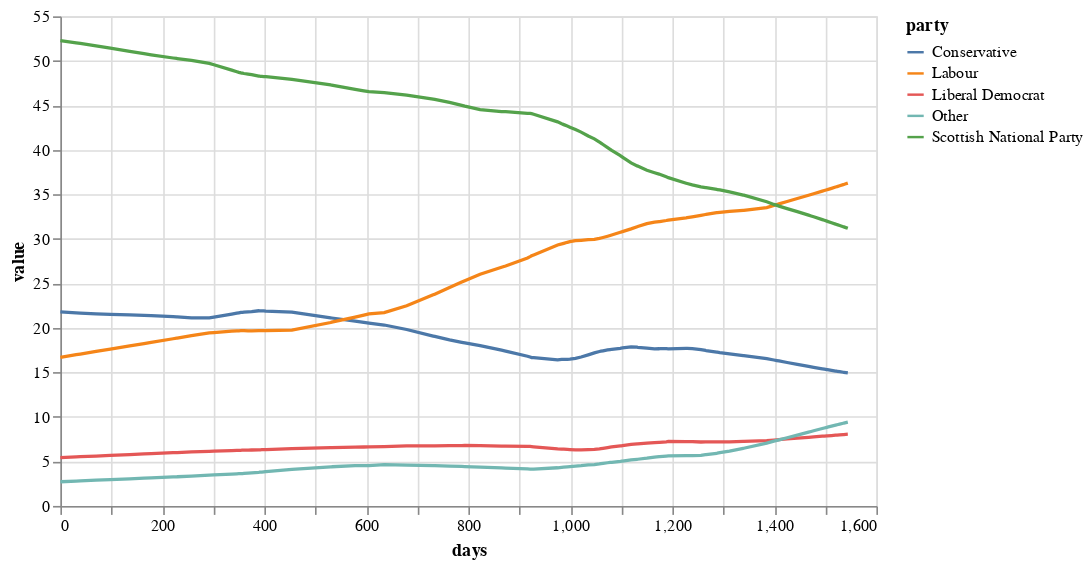

The notebook cell this image was saved under:
### Code cell
df = pd.read_csv("WhatScotlandThinks_UK_data.csv")
df['Category'] = pd.to_datetime(df['Category'], unit='ms')
df = df.rename(columns={'Category': 'date'}).drop(columns=['Navigator 1'])
df = df.melt(id_vars=['date'], var_name='party', value_name='value')
df['days'] = (df['date'] - df['date'].min()).dt.days


#loes it
alt.Chart(df).transform_loess(
    'days', 'value', groupby=['party']
).mark_line().encode(
    x='date:T',
    y='value:Q',
    color='party:N'
).properties(width=500, height=300)

### Figure 1 — Vega-Lite specification as saved in the notebook (floating-point values rounded to 4 significant figures; data arrays with more than 128 entries replaced by an {"elided": "..."} marker saying what was removed)
{"config": {"view": {"continuousWidth": 300, "continuousHeight": 300}}, "data": {"name": "data-091aefc9b92d89be202d6f8508739647"}, "mark": {"type": "line"}, "encoding": {"color": {"field": "party", "type": "nominal"}, "x": {"field": "days", "type": "quantitative"}, "y": {"field": "value", "type": "quantitative"}}, "height": 300, "transform": [{"loess": "value", "on": "days", "groupby": ["party"]}], "width": 500, "$schema": "https://vega.github.io/schema/vega-lite/v5.8.0.json", "datasets": {"data-091aefc9b92d89be202d6f8508739647": {"elided": "590 records"}}}
